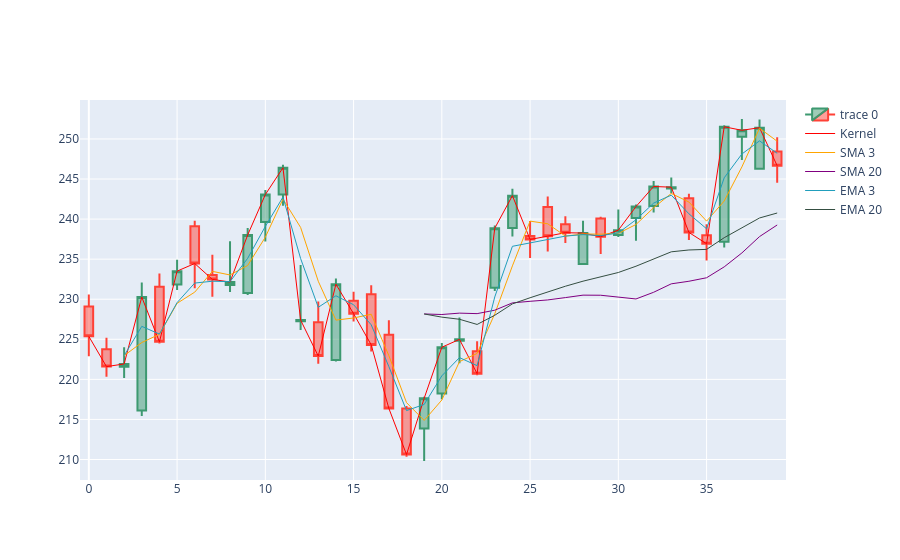

This figure's notebook cell:
### Code cell
import numpy as np
import pandas as pd
import plotly.graph_objects as go
from statsmodels.nonparametric.kernel_regression import KernelReg
import pandas_ta as ta
import yfinance as yf

def calculate_kernel_regression(df):
    close_df = df['Close']
    
    #  Use Kernel Regression to create a fitted curve
    bandwidth = 'cv_ls'
    kernel_regression = KernelReg([close_df.values], [close_df.index.to_numpy()], var_type='c', bw=bandwidth)
    regression_result = kernel_regression.fit([close_df.index])
    
    # Get smoothed close prices
    smoothed_prices_df = pd.Series(data=regression_result[0], index=close_df.index)
    return smoothed_prices_df

def calculate_tis(df):
    #  SMA
    df['SMA_3'] = df['Close'].rolling(3).mean()
    df['SMA_20'] = df['Close'].rolling(20).mean()
    #  EMA
    df['EMA_3'] = ta.ema(df['Close'], length=3)
    df['EMA_20'] = ta.ema(df['Close'], length=20)
    return df
    
def create_plot(df, smoothed_prices_df):
    
    import plotly.graph_objects as go  
    
    fig = go.Figure(
        data=[
            go.Candlestick(x=df.index,
                           open=df['Open'],
                           high=df['High'],
                           low=df['Low'],
                           close=df['Close']),
            go.Scatter(x=df.index, y=smoothed_prices_df, line=dict(color='red', width=1), name="Kernel"),
            go.Scatter(x=df.index, y=df['SMA_3'], line=dict(color="orange", width=1), name="SMA 3"),
            go.Scatter(x=df.index, y=df['SMA_20'], line=dict(color="purple", width=1), name="SMA 20"),
            go.Scatter(x=df.index, y=df['EMA_3'], line=dict(color="#219ebc", width=1), name="EMA 3"),
            go.Scatter(x=df.index, y=df['EMA_20'], line=dict(color="#344e41", width=1), name="EMA 20")
        ])
    fig.update_layout(xaxis_rangeslider_visible=False)
    fig.show()

# MAIN
if __name__ == '__main__':

    df = yf.Ticker("MSFT").history("2y", interval="1d")
    df.reset_index(drop=True, inplace=True)
    df=df[0:40]

    if df is None:
        print('Unable to fetch price info')
        exit(0)

    df = calculate_tis(df)
    smoothed_prices_df = calculate_kernel_regression(df)
    #print(smoothed_prices_df)
    create_plot(df, smoothed_prices_df)
    #print(df)

### Figure 1 — Plotly figure (JSON) as saved in the notebook; plotly's stock layout.template omitted (floating-point values rounded to 4 significant figures)
{"data": [{"close": [225.4, 221.6, 221.9, 230.3, 224.7, 233.5, 234.5, 232.5, 232.1, 238.0, 243.1, 246.4, 227.4, 222.9, 231.9, 228.2, 224.3, 216.4, 210.6, 217.6, 224.0, 225.0, 220.7, 238.9, 242.9, 237.5, 237.9, 238.3, 238.3, 237.8, 238.6, 241.6, 244.1, 244.0, 238.3, 236.9, 251.5, 251.1, 251.4, 246.7], "high": [230.6, 225.2, 224.0, 232.1, 233.2, 234.9, 239.8, 235.5, 237.2, 238.9, 243.6, 246.8, 234.3, 229.7, 232.6, 230.9, 231.7, 227.4, 216.7, 217.8, 224.5, 227.7, 224.8, 239.2, 243.8, 239.8, 242.8, 240.3, 239.8, 240.3, 241.2, 241.8, 244.8, 245.2, 243.2, 239.3, 251.7, 252.5, 252.4, 250.2], "low": [222.9, 220.3, 220.2, 215.4, 224.5, 231.2, 231.4, 230.3, 230.9, 230.5, 237.2, 241.7, 226.2, 222.0, 222.2, 227.2, 223.5, 216.3, 210.4, 209.8, 217.5, 222.0, 220.5, 231.0, 237.8, 235.2, 236.0, 237.0, 234.3, 235.6, 237.8, 237.3, 240.8, 243.2, 237.4, 234.8, 236.5, 247.4, 246.2, 244.5], "open": [229.1, 223.8, 221.6, 216.1, 231.5, 231.8, 239.1, 233.0, 231.8, 230.8, 239.6, 243.1, 227.3, 227.1, 222.4, 229.8, 230.6, 225.6, 216.4, 213.9, 218.2, 224.8, 223.5, 231.4, 238.9, 237.9, 241.5, 239.3, 234.4, 240.1, 238.0, 240.1, 241.6, 243.8, 242.6, 238.0, 237.2, 250.3, 246.3, 248.4], "type": "candlestick", "x": [0, 1, 2, 3, 4, 5, 6, 7, 8, 9, 10, 11, 12, 13, 14, 15, 16, 17, 18, 19, 20, 21, 22, 23, 24, 25, 26, 27, 28, 29, 30, 31, 32, 33, 34, 35, 36, 37, 38, 39]}, {"line": {"color": "red", "width": 1}, "name": "Kernel", "type": "scatter", "x": [0, 1, 2, 3, 4, 5, 6, 7, 8, 9, 10, 11, 12, 13, 14, 15, 16, 17, 18, 19, 20, 21, 22, 23, 24, 25, 26, 27, 28, 29, 30, 31, 32, 33, 34, 35, 36, 37, 38, 39], "y": [225.4, 221.6, 221.9, 230.3, 224.7, 233.5, 234.5, 232.5, 232.1, 238.0, 243.1, 246.4, 227.4, 222.9, 231.9, 228.2, 224.3, 216.4, 210.6, 217.6, 224.0, 225.0, 220.7, 238.9, 242.9, 237.5, 237.9, 238.3, 238.3, 237.8, 238.6, 241.6, 244.1, 244.0, 238.3, 236.9, 251.5, 251.1, 251.4, 246.7]}, {"line": {"color": "orange", "width": 1}, "name": "SMA 3", "type": "scatter", "x": [0, 1, 2, 3, 4, 5, 6, 7, 8, 9, 10, 11, 12, 13, 14, 15, 16, 17, 18, 19, 20, 21, 22, 23, 24, 25, 26, 27, 28, 29, 30, 31, 32, 33, 34, 35, 36, 37, 38, 39], "y": [null, null, 223.0, 224.6, 225.6, 229.5, 230.9, 233.5, 233.0, 234.2, 237.7, 242.5, 239.0, 232.2, 227.4, 227.7, 228.1, 223.0, 217.1, 214.9, 217.4, 222.2, 223.2, 228.2, 234.2, 239.7, 239.4, 237.9, 238.1, 238.1, 238.2, 239.3, 241.4, 243.2, 242.1, 239.7, 242.3, 246.5, 251.3, 249.7]}, {"line": {"color": "purple", "width": 1}, "name": "SMA 20", "type": "scatter", "x": [0, 1, 2, 3, 4, 5, 6, 7, 8, 9, 10, 11, 12, 13, 14, 15, 16, 17, 18, 19, 20, 21, 22, 23, 24, 25, 26, 27, 28, 29, 30, 31, 32, 33, 34, 35, 36, 37, 38, 39], "y": [null, null, null, null, null, null, null, null, null, null, null, null, null, null, null, null, null, null, null, 228.2, 228.1, 228.3, 228.2, 228.6, 229.5, 229.7, 229.9, 230.2, 230.5, 230.5, 230.3, 230.0, 230.9, 231.9, 232.2, 232.7, 234.0, 235.8, 237.8, 239.3]}, {"line": {"color": "#219ebc", "width": 1}, "name": "EMA 3", "type": "scatter", "x": [0, 1, 2, 3, 4, 5, 6, 7, 8, 9, 10, 11, 12, 13, 14, 15, 16, 17, 18, 19, 20, 21, 22, 23, 24, 25, 26, 27, 28, 29, 30, 31, 32, 33, 34, 35, 36, 37, 38, 39], "y": [null, null, 223.0, 226.6, 225.7, 229.6, 232.0, 232.2, 232.2, 235.1, 239.1, 242.7, 235.1, 229.0, 230.4, 229.3, 226.8, 221.6, 216.1, 216.9, 220.4, 222.7, 221.7, 230.3, 236.6, 237.0, 237.4, 237.9, 238.1, 237.9, 238.3, 239.9, 242.0, 243.0, 240.7, 238.8, 245.2, 248.1, 249.8, 248.2]}, {"line": {"color": "#344e41", "width": 1}, "name": "EMA 20", "type": "scatter", "x": [0, 1, 2, 3, 4, 5, 6, 7, 8, 9, 10, 11, 12, 13, 14, 15, 16, 17, 18, 19, 20, 21, 22, 23, 24, 25, 26, 27, 28, 29, 30, 31, 32, 33, 34, 35, 36, 37, 38, 39], "y": [null, null, null, null, null, null, null, null, null, null, null, null, null, null, null, null, null, null, null, 228.2, 227.8, 227.5, 226.9, 228.0, 229.4, 230.2, 230.9, 231.6, 232.3, 232.8, 233.3, 234.1, 235.1, 235.9, 236.1, 236.2, 237.7, 239.0, 240.1, 240.8]}], "layout": {"autosize": true, "xaxis": {"autorange": true, "range": [-0.5, 39.5], "rangeslider": {"visible": false, "yaxis": {}}, "type": "linear"}, "yaxis": {"autorange": true, "range": [207.4, 254.9], "type": "linear"}}}
